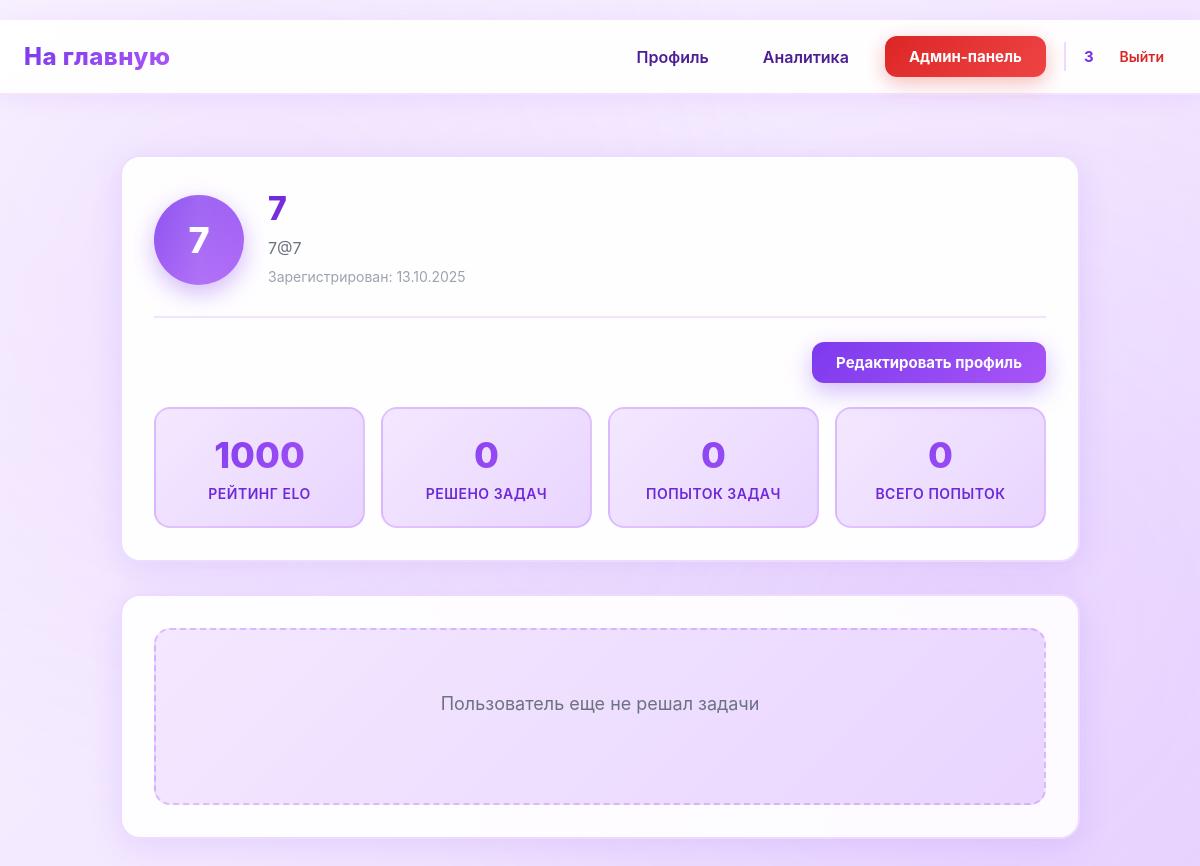
/admin/profile/4 (signed in), run on the app's committed database.
### data/users.py (models this page shows, shortened)
class User(SqlAlchemyBase, UserMixin):
    __tablename__ = 'users'
    id = sqlalchemy.Column(sqlalchemy.Integer,
                           primary_key=True, autoincrement=True)
    name = sqlalchemy.Column(sqlalchemy.String, nullable=True)
    email = sqlalchemy.Column(sqlalchemy.String,
                              index=True, unique=True, nullable=True)
    hashed_password = sqlalchemy.Column(sqlalchemy.String, nullable=True)
    elo_rating = sqlalchemy.Column(sqlalchemy.Float, default=1000)
    admin = sqlalchemy.Column(sqlalchemy.Boolean, default=0)
    ban = sqlalchemy.Column(sqlalchemy.Boolean, default=0)
    created_date = sqlalchemy.Column(sqlalchemy.DateTime,
                                     default=datetime.datetime.now)
    submissions = orm.relationship("Submissions", back_populates="user")

### main.py (the view, shortened to what this page needs)
@app.route('/profile')
@app.route('/profile/<int:user_id>')
@app.route('/admin/profile/<int:user_id>')
@login_required
@user_ban
def profile(user_id=None):
    subject = session.get('subject')
    db_sess = db_session.create_session()
    if user_id is None:
        user = current_user
    else:
        user = db_sess.get(User, user_id)
        if not user:
            abort(404)
    all_submissions = db_sess.query(Submissions).filter(
        Submissions.user_id == user.id
    ).order_by(Submissions.created_at.desc()).all()
    tasks_stats = {}
    tasks_stats = tasks_stats.values()
    total_tasks_attempted = len(tasks_stats)
    solved_tasks = sum(1 for t in tasks_stats if t['solved'])
    total_submissions = len(all_submissions)
    return render_template(
        'profile.html',
        user=user,
        tasks_stats=tasks_stats,
        total_tasks_attempted=total_tasks_attempted,
        solved_tasks=solved_tasks,
        total_submissions=total_submissions,
        is_own_profile=(user.id == current_user.id),
        subject=subject
    )

### data/db_session.py (called while the page is built)
def create_session() -> Session:
    global __factory
    return __factory()

### main.py (called while the page is built)
@login_manager.user_loader
def load_user(user_id):
    db_sess = db_session.create_session()
    return db_sess.get(User, user_id)

def user_ban(func):
    @wraps(func)
    def wrapper(*args, **kwargs):
        if current_user.ban:
            abort(403)
        return func(*args, **kwargs)
    return wrapper

### templates/profile.html (shortened to what this page needs)
{% extends "base.html" %}
{% block styles %}
<link rel="stylesheet" href="{{ url_for('static', filename='profile.css') }}">
{% endblock %}
{% block content %}
<div class="profile-container">
    <div class="profile-header">
        <div class="user-info">
            <div class="avatar">{{ user.name[0].upper() }}</div>
            <div class="user-details">
                <h1>{{ user.name }}</h1>
                <p class="email">{{ user.email }}</p>
                <p class="member-since">Зарегистрирован: {{ user.created_date.strftime('%d.%m.%Y') }}</p>
            </div>
        </div>
        {% if is_own_profile or current_user.admin %}
        <div class="profile-actions">
            <a class="btn btn-primary" href="/edit/profile/{{ user.id }}">Редактировать профиль</a>
        </div>
        {% endif %}
        <div class="stats-cards">
            <div class="stat-card">
                <div class="stat-value">{{ user.elo_rating|round|int }}</div>
                <div class="stat-label">Рейтинг ELO</div>
            </div>
            <div class="stat-card">
                <div class="stat-value">{{ solved_tasks }}</div>
                <div class="stat-label">Решено задач</div>
            </div>
            <div class="stat-card">
                <div class="stat-value">{{ total_tasks_attempted }}</div>
                <div class="stat-label">Попыток задач</div>
            </div>
            <div class="stat-card">
                <div class="stat-value">{{ total_submissions }}</div>
                <div class="stat-label">Всего попыток</div>
            </div>
        </div>
    </div>
    <div class="profile-content">
        {% if tasks_stats %}
        <div class="tasks-list">
            {% for task_stat in tasks_stats %}
            <div class="task-item {% if task_stat.solved %}solved{% endif %}">
                <div class="task-header">
                    <div class="task-title-section">
                        <span class="status-badge {% if task_stat.solved %}badge-success{% else %}badge-partial{% endif %}">
                            {% if task_stat.solved %}
                                ✓ Решено
                            {% else %}
                                Частично
                            {% endif %}
                        </span>
                        <h3>
                            <a href="/{{ subject }}/task/{{ task_stat.task.id }}">{{ task_stat.task.title }}</a>
                        </h3>
                    </div>
                    <div class="task-meta">
                        <span class="difficulty difficulty-{{ task_stat.task.difficulty|lower }}">
                            {{ task_stat.task.difficulty }}
                        </span>
                        <span class="task-subject">{{ task_stat.subject|capitalize }}</span>
                    </div>
                </div>
                <div class="task-stats">
                    <div class="stat-item">
                        <span class="stat-icon">📝</span>
                        <span>Попыток: {{ task_stat.attempts }}</span>
                    </div>
                    {% if task_stat.best_submission.total_tests != None %}
                    <div class="stat-item">
                        <span class="stat-icon">✓</span>
                        <span>Тестов: {{ task_stat.best_submission.total_tests }}/5</span>
                    </div>
                    {% endif %}
                    <div class="stat-item">
                        <span class="stat-icon">🏆</span>
                        <span>Вердикт: {{ task_stat.best_submission.verdict }}</span>
                    </div>
                    <div class="stat-item">
                        <span class="stat-icon">📅</span>
                        <span>{{ task_stat.best_submission.created_at.strftime('%d.%m.%Y %H:%M') }}</span>
                    </div>
                </div>
            </div>
            {% endfor %}
        </div>
        {% else %}
        <div class="no-tasks">
            <p>{% if is_own_profile %}Вы еще не решали задачи{% else %}Пользователь еще не решал задачи{% endif %}</p>
        </div>
        {% endif %}
    </div>
</div>
{% endblock %}

### templates/base.html (shortened to what this page needs)
﻿<!doctype html>
<html lang="ru">
<head>
    <link rel="stylesheet" href="{{ url_for('static', filename='base.css') }}">
    {% block styles %}{% endblock %}
</head>
<body>
<header class="site-header">
    <nav class="navbar">
        <div class="nav-left">
            {% if session.get('subject') and session.get('subject') != 'subject' %}
            <a class="logo" href="/{{ session.get('subject') }}/">На главную</a>
            {% else %}
            <a class="logo" href="/">На главную</a>
            {% endif %}
        </div>
        <div class="nav-right">
            {% if current_user.is_authenticated %}
                <a class="nav-link" href="/profile">Профиль</a>
                <a class="nav-link" href="/analytics">Аналитика</a>
                {% if current_user.admin %}
                    <a class="btn btn-admin" href="/admin">Админ-панель</a>
                {% endif %}
                <div class="user-menu">
                    <span class="username">{{ current_user.name }}</span>
                    <a class="logout" href="/logout">Выйти</a>
                </div>
            {% else %}
                <a class="btn btn-outline" href="/login">Войти</a>
                <a class="btn btn-primary" href="/register">Регистрация</a>
            {% endif %}
        </div>
    </nav>
</header>
<main class="page-content">
    {% block content %}{% endblock %}
</main>
</body>
</html>

### static/base.css (style rules this page uses)
* { box-sizing: border-box; margin: 0; padding: 0; font-family: "Inter", "Segoe UI", Arial, sans-serif; }
body { background: linear-gradient(135deg, #faf5ff 0%, #f3e8ff 50%, #e9d5ff 100%); background-attachment: fixed; color: #1f2937; min-height: 100vh; position: relative; }
body::before { content: ''; position: fixed; top: 0; left: 0; right: 0; bottom: 0; background: radial-gradient(circle at 20% 30%, rgba(168, 85, 247, 0.08) 0%, transparent 50%), radial-gradient(circle at 80% 70%, rgba(192, 132, 252, 0.08) 0%, transparent 50%), radial-gradient(circle at 50% 50%, rgba(233, 213, 255, 0.1) 0%, transparent 50%); pointer-events: none; z-index: 0; }
.site-header { background: rgba(255, 255, 255, 0.95); backdrop-filter: blur(20px); border-bottom: 2px solid rgba(168, 85, 247, 0.15); box-shadow: 0 4px 20px rgba(168, 85, 247, 0.1); position: relative; z-index: 100; }
.navbar { max-width: 1200px; margin: 0 auto; padding: 16px 24px; display: flex; align-items: center; justify-content: space-between; }
.logo { font-size: 24px; font-weight: 800; text-decoration: none; background: linear-gradient(135deg, #7c3aed, #a855f7); -webkit-background-clip: text; -webkit-text-fill-color: transparent; background-clip: text; letter-spacing: 0.5px; transition: all 0.3s ease; position: relative; }
.logo::after { content: ''; position: absolute; bottom: -4px; left: 0; width: 0; height: 3px; background: linear-gradient(90deg, #7c3aed, #a855f7); border-radius: 2px; transition: width 0.3s ease; }
.nav-left, .nav-right { display: flex; align-items: center; gap: 18px; position: relative; z-index: 10; }
.nav-link { text-decoration: none; color: #4c1d95; font-weight: 600; padding: 10px 18px; border-radius: 12px; transition: all 0.3s ease; position: relative; background: transparent; }
.btn-admin { background: linear-gradient(135deg, #dc2626, #ef4444); color: #ffffff !important; box-shadow: 0 6px 20px rgba(220, 38, 38, 0.3); position: relative; overflow: hidden; font-weight: 700; padding: 10px 20px; border-radius: 12px; text-decoration: none; transition: all 0.3s ease; }
.btn-admin::before { content: ''; position: absolute; top: 50%; left: 50%; width: 0; height: 0; border-radius: 50%; background: rgba(255, 255, 255, 0.2); transform: translate(-50%, -50%); transition: width 0.6s ease, height 0.6s ease; }
.user-menu { display: flex; align-items: center; gap: 14px; padding-left: 18px; border-left: 2px solid rgba(168, 85, 247, 0.2); }
.username { font-size: 15px; font-weight: 700; color: #5b21b6; background: linear-gradient(135deg, #6d28d9, #7c3aed); -webkit-background-clip: text; -webkit-text-fill-color: transparent; background-clip: text; }
.logout { text-decoration: none; font-size: 14px; color: #dc2626; font-weight: 600; padding: 6px 12px; border-radius: 8px; transition: all 0.2s ease; }
.btn { text-decoration: none; font-size: 15px; padding: 11px 24px; border-radius: 12px; font-weight: 700; transition: all 0.3s cubic-bezier(0.4, 0, 0.2, 1); position: relative; overflow: hidden; z-index: 1; display: inline-block; }
.btn::before { content: ''; position: absolute; top: 50%; left: 50%; width: 0; height: 0; border-radius: 50%; background: rgba(255, 255, 255, 0.2); transform: translate(-50%, -50%); transition: width 0.6s ease, height 0.6s ease; z-index: -1; }
.btn-primary { background: linear-gradient(135deg, #7c3aed, #a855f7); color: #ffffff; box-shadow: 0 8px 25px rgba(124, 58, 237, 0.35); border: none; }
.page-content { max-width: 1200px; margin: 40px auto; padding: 0 20px; position: relative; z-index: 10; animation: fadeIn 0.6s ease-out; }
h1, h2, h3, h4, h5, h6 { color: #5b21b6; font-weight: 800; }
p { color: #374151; line-height: 1.6; }
a { color: #7c3aed; }

### data on the page
User: name "3"
User: name "7", email "7@7", created_date "13.10.2025", elo_rating "1000"

### other printed values
{{ solved_tasks }} "0"
{{ total_tasks_attempted }} "0"
{{ total_submissions }} "0"
